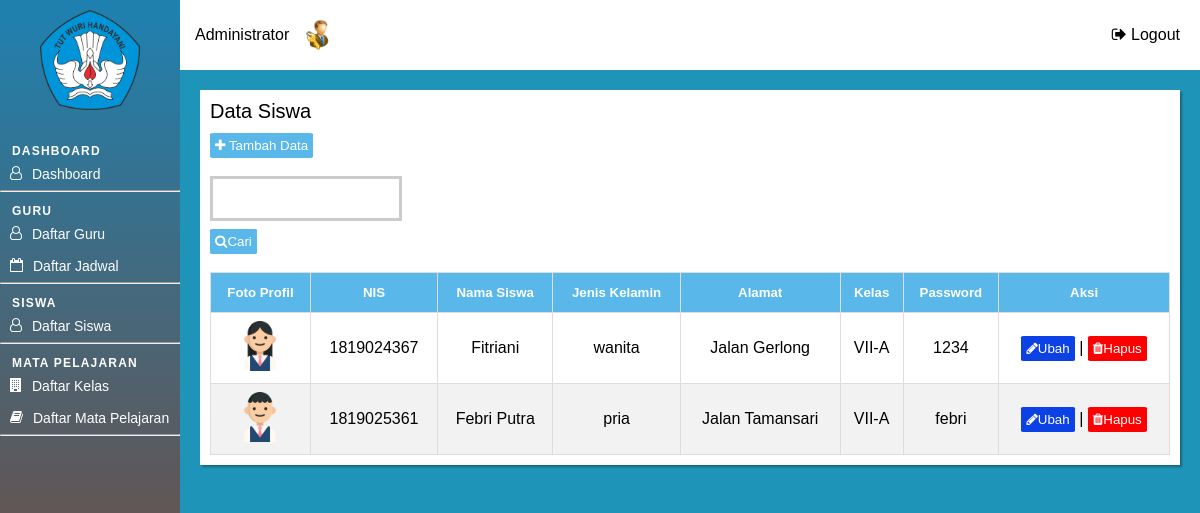
Screenshot of /admin/halaman_admin.php?page=siswa (signed in) with the database file from the repository.
### tables this page shows
CREATE TABLE `tbl_siswa` (
  `id_siswa` int(11) NOT NULL,
  `nis` char(10) NOT NULL,
  `nama_siswa` varchar(50) NOT NULL,
  `jenis_kelamin` varchar(20) DEFAULT NULL,
  `alamat` varchar(100) DEFAULT NULL,
  `id_kelas` int(11) DEFAULT NULL,
  `foto_siswa` varchar(30) DEFAULT NULL,
  `password_siswa` varchar(50) NOT NULL
);

CREATE TABLE `tbl_kelas` (
  `id_kelas` int(11) NOT NULL,
  `kode_kelas` char(10) NOT NULL,
  `nama_kelas` varchar(30) NOT NULL
);

### admin/siswa/index.php (the view, shortened to what this page needs)
<div class="tabel-page">
	<div class="tabel-heading">
		Data Siswa
	</div>
	<div class="button-container">
		<button class="button-input" id="myBtn" onclick="show_modal(0)">
			<i class="fa fa-plus" aria-hidden="true"></i> Tambah Data
		</button>
	</div>
	<div class="search-box">
		<form method="GET" action="" autocomplete="off">
			<input type="text" name="keyword">
			<button class="button-input" id="myBtn" type="submit" name="cari">
			<i class="fa fa-search" aria-hidden="true"></i>Cari
			</button>
			<br><br>
		</form>
	</div>
	<table id="list-data" class="display">
		<thead>
			<tr>
                <th><h5>Foto Profil</h5></th>
				<th><h5>NIS</h5></th>
				<th><h5>Nama Siswa</h5></th>
				<th><h5>Jenis Kelamin</h5></th>
                <th><h5>Alamat</h5></th>
				<th><h5>Kelas</h5></th>
                <th><h5>Password</h5></th>
				<th><h5>Aksi</h5></th>
			</tr>
		</thead>
		<?php
		include "../config/koneksi.php";
		if(isset($_GET['cari'])) {
			$keyword = $_GET['keyword'];
			$query = "SELECT * FROM tbl_siswa as s INNER JOIN tbl_kelas as k ON k.id_kelas = s.id_kelas
						  WHERE
						  nis LIKE '%$keyword%' OR
						  nama_siswa LIKE '%$keyword%' OR
						  jenis_kelamin LIKE '%$keyword%' OR
						  alamat LIKE '%$keyword' OR
						  nama_kelas LIKE '%$keyword%'";
			} else {
		$query = "SELECT * FROM tbl_siswa as s INNER JOIN tbl_kelas as k ON k.id_kelas = s.id_kelas";
			}
		$result = $conn -> query($query)or die(mysqli_error($conn));
			if (mysqli_num_rows($result) > 0) {
				$i = 1;
		    	while($row = mysqli_fetch_assoc($result)) {
		?>
		        <tr>
                    <td><img src="../assets/img/<?= $row["foto_siswa"]; ?>" width="50"</td>
		        	<td><?php echo $row["nis"];?></td>
		        	<td><?php echo $row["nama_siswa"];?></td>
		        	<td><?php echo $row["jenis_kelamin"];?></td>
		        	<td><?php echo $row["alamat"];?></td>
                    <td><?php echo $row["nama_kelas"];?></td>
                    <td><?php echo $row["password_siswa"];?></td>
		        	<td>
		        		<button class="button-edit" onclick="show_modal(<?php echo $i?>)">
							<i class="fa fa-pencil" aria-hidden="true"></i>Ubah
						</button> |
                        <a href='javascript:hapusDataSws("<?php echo $row['id_siswa']?>","<?php echo $row['id_kelas']?>")'>
		        			<button class="button-delete">
								<i class="fa fa-trash" aria-hidden="true"></i>Hapus
							</button>
		        		</a>
		        	</td>
		        </tr>
		<?php
				$i++;
		    	}
			}
			else {
		    		echo "0 results";
			}
		?>
	</table>
</div>

### assets/css/halaman_admin.css (style rules this page uses)
* { padding: 0; margin: 0; box-sizing: border-box; }
a { text-decoration: none; }
body { font: 16px sans-serif; }

### assets/css/tabel.css (style rules this page uses)
.tabel-page { background-color: #FFFF; box-shadow: 2px 2px 2px rgba(0, 0, 0,0.3); padding: 10px; width: 100%; height: auto; }
#list-data { font: 16px sans-serif; border-collapse: collapse; width: 100%; }
#list-data td, #list-data th { border: 1px solid #ddd; padding: 8px; text-align: center; }
#list-data tr:nth-child(even) { background-color: #f2f2f2; }
#list-data th { padding-top: 12px; padding-bottom: 12px; text-align: center; background-color: #59b7e9; color: white; }
.tabel-heading { font-size: 20px; margin-bottom: 10px; }
.button-container { margin-bottom: 10px; }
.button-input { background-color: #59b7e9; border-radius: 5%; padding : 5px; border: none; color: #FFFFFF; }
.button-delete { background-color: #FF0000; border-radius: 5%; padding : 5px; border: none; color: #FFFFFF; }
.button-edit { background-color: #0c42e5; border-radius: 5%; padding : 5px; border: none; color: #FFFFFF; }
.search-box { width: 20%; float: left; margin-right: 10%; }

### assets/css/modal.css (style rules this page uses)
input[type=text], input[type=password], input[type=number] { width: 100%; padding: 12px 10px; margin: 8px 0; box-sizing: border-box; border: 3px solid #ccc; outline: none; }

### rows the page displays
tbl_siswa: foto_siswa (picture), nis "1819024367", nama_siswa "Fitriani", jenis_kelamin "wanita", alamat "Jalan Gerlong", id_kelas.nama_kelas "VII-A", password_siswa "1234"
tbl_siswa: foto_siswa (picture), nis "1819025361", nama_siswa "Febri Putra", jenis_kelamin "pria", alamat "Jalan Tamansari", id_kelas.nama_kelas "VII-A", password_siswa "febri"
